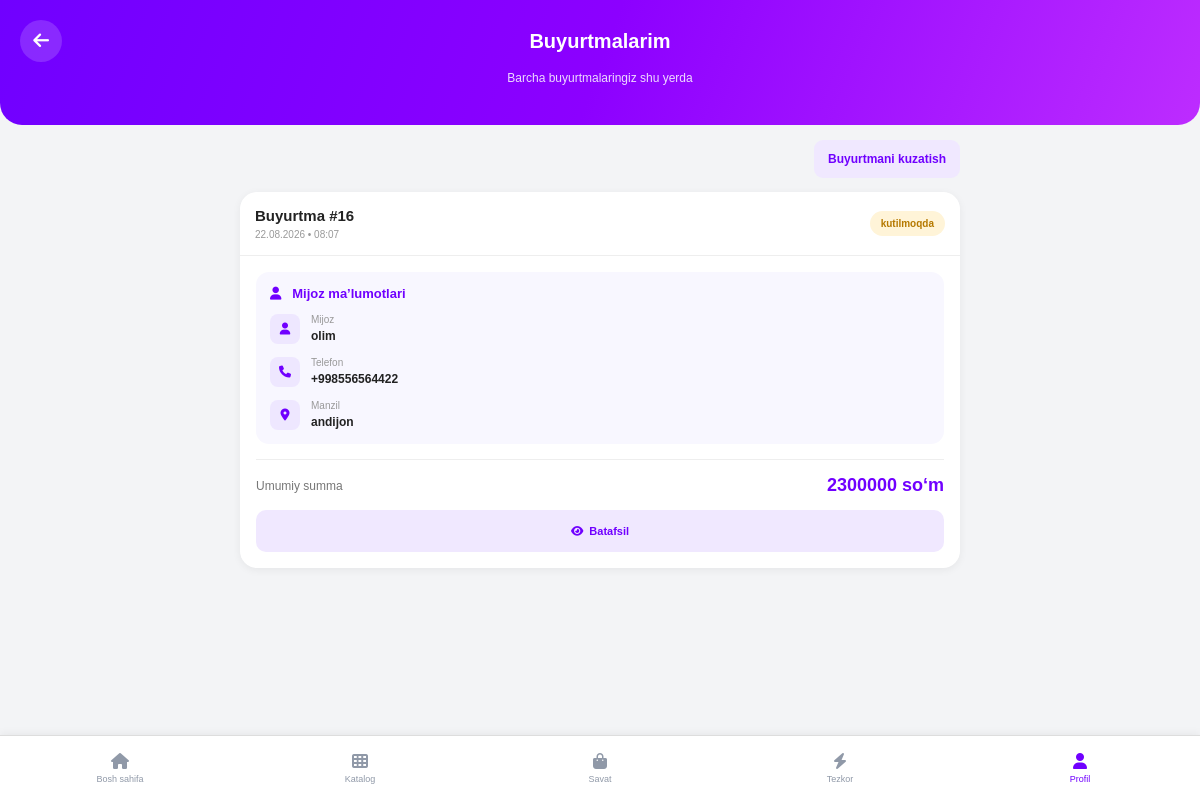
Screenshot of /buyurtmalar/ (signed in) with the database file from the repository.
### Xaridapp/models.py (models this page shows, shortened)
class Order(models.Model):
    STATUS_CHOICES = [
        ("Kutilmoqda", "⏳ To'lov kutilmoqda"),
        ("To'langan", "✅ To'langan"),
        ("Qabul qilindi", "📦 Qabul qilindi"),
        ("Yuborildi", "🚚 Yuborildi"),
        ("Yetkazildi", "🎉 Yetkazildi"),
        ("Bekor qilindi", "❌ Bekor qilindi"),
    ]
    user = models.ForeignKey(
        settings.AUTH_USER_MODEL,
        on_delete=models.CASCADE,
        related_name="orders",
        null=True,
        blank=True
    )
    mijoz_nomi = models.CharField(
        max_length=100,
        verbose_name="Mijoz nomi"
    )
    telefon_raqami = models.CharField(
        max_length=20,
        verbose_name="Telefon raqami"
    )
    manzil = models.TextField(
        verbose_name="Manzil"
    )
    umumiy_narx = models.DecimalField(
        max_digits=12,
        decimal_places=2,
        verbose_name="Umumiy narx"
    )
    maqom = models.CharField(
        max_length=50,
        choices=STATUS_CHOICES,
        default="Kutilmoqda",
        verbose_name="Buyurtma holati"
    )
    yaratilgan_at = models.DateTimeField(
        auto_now_add=True,
        verbose_name="Yaratilgan vaqt"
    )
    inventory_restored = models.BooleanField(default=False)
    class Meta:
        verbose_name = "Buyurtma"
        verbose_name_plural = "Buyurtmalar"
        ordering = ["-yaratilgan_at"]

### Xaridapp/views.py (the view)
# urls.py: path("buyurtmalar/", views.orders, name="buyurtmalar"),
@login_required
def orders(request):
    buyurtmalar = Order.objects.filter(
        user=request.user
    ).order_by(
        "-yaratilgan_at"
    )
    qidiruv = request.GET.get(
        "qidiruv",
        ""
    ).strip()
    if qidiruv:
        buyurtmalar = buyurtmalar.filter(
            mijoz_nomi__icontains=qidiruv
        )
    return render(
        request,
        "Xaridapp/buyurtmalar.html",
        {
            "buyurtmalar": buyurtmalar,
            "qidiruv": qidiruv
        }
    )

### Xaridapp/templates/Xaridapp/buyurtmalar.html (shortened to what this page needs)
{% load static %}
<!DOCTYPE html>
<html lang="uz">
<head>
    <link rel="stylesheet"
          href="https://cdnjs.cloudflare.com/ajax/libs/font-awesome/6.5.0/css/all.min.css">
</head>
<body>
<header class="header">
    <div class="header-top">
        <a href="{% url 'profile' %}" class="back-btn">
            <i class="fa-solid fa-arrow-left"></i>
        </a>
        <div class="header-title">
            Buyurtmalarim
        </div>
    </div>
    <div class="header-subtitle">
        Barcha buyurtmalaringiz shu yerda
    </div>
</header>
<main class="content">
    <div style="display:flex;justify-content:flex-end;margin:0 0 14px;">
        <a href="{% url 'order_tracking' %}" style="display:inline-flex;align-items:center;min-height:38px;padding:0 14px;border-radius:9px;background:#f0e8ff;color:#7000ff;font-size:12px;font-weight:700;">
            Buyurtmani kuzatish
        </a>
    </div>
{% if buyurtmalar %}
    {% for order in buyurtmalar %}
        <div class="order-card">
            <div class="order-top">
                <div>
                    <div class="order-number">
                        Buyurtma #{{ order.id }}
                    </div>
                    <div class="order-date">
                        {{ order.yaratilgan_at|date:"d.m.Y • H:i" }}
                    </div>
                </div>
                {% if order.maqom == "Kutilmoqda" %}
                    <div class="status pending">
                        ⏳ To‘lov kutilmoqda
                    </div>
                {% elif order.maqom == "To‘langan" %}
                    <div class="status paid">
                        ✓ To‘langan
                    </div>
                {% elif order.maqom == "Tayyorlanmoqda" %}
                    <div class="status processing">
                        📦 Tayyorlanmoqda
                    </div>
                {% elif order.maqom == "Yetkazilmoqda" %}
                    <div class="status shipping">
                        🚚 Yetkazilmoqda
                    </div>
                {% elif order.maqom == "Yetkazildi" %}
                    <div class="status delivered">
                        ✓ Yetkazildi
                    </div>
                {% elif order.maqom == "Bekor qilingan" %}
                    <div class="status cancelled">
                        ✕ Bekor qilingan
                    </div>
                {% else %}
                    <div class="status pending">
                        {{ order.maqom }}
                    </div>
                {% endif %}
            </div>
            <div class="order-body">
                <div class="customer-box">
                    <div class="customer-title">
                        <i class="fa-solid fa-user"></i>
                        &nbsp; Mijoz ma’lumotlari
                    </div>
                    <div class="customer-row">
                        <div class="customer-icon">
                            <i class="fa-solid fa-user"></i>
                        </div>
                        <div class="customer-content">
                            <div class="customer-label">
                                Mijoz
                            </div>
                            <div class="customer-value">
                                {% if order.mijoz_nomi %}
                                    {{ order.mijoz_nomi }}
                                {% else %}
                                    Ma'lumot kiritilmagan
                                {% endif %}
                            </div>
                        </div>
                    </div>
                    <div class="customer-row">
                        <div class="customer-icon">
                            <i class="fa-solid fa-phone"></i>
                        </div>
                        <div class="customer-content">
                            <div class="customer-label">
                                Telefon
                            </div>
                            <div class="customer-value">
                                {% if order.telefon_raqami %}
                                    {{ order.telefon_raqami }}
                                {% else %}
                                    Telefon kiritilmagan
                                {% endif %}
                            </div>
                        </div>
                    </div>
                    <div class="customer-row">
                        <div class="customer-icon">
                            <i class="fa-solid fa-location-dot"></i>
                        </div>
                        <div class="customer-content">
                            <div class="customer-label">
                                Manzil
                            </div>
                            <div class="customer-value">
                                {% if order.manzil %}
                                    {{ order.manzil }}
                                {% else %}
                                    Manzil kiritilmagan
                                {% endif %}
                            </div>
                        </div>
                    </div>
                </div>
                <div class="divider"></div>
                <div class="order-bottom">
                    <div class="total-label">
                        Umumiy summa
                    </div>
                    <div class="total-price">
                        {{ order.umumiy_narx|floatformat:0 }} so‘m
                    </div>
                </div>
                <div class="order-buttons">
                    <a
                        href="{% url 'buyurtmalar_detail' order.id %}"
                        class="order-btn details-btn"
                    >
                        <i class="fa-solid fa-eye"></i>
                        &nbsp; Batafsil
                    </a>
                </div>
            </div>
        </div>
    {% endfor %}
{% endif %}
</main>
<nav class="bottom-nav">
    <a href="{% url 'index' %}" class="bottom-item">
        <i class="fa-solid fa-house"></i>
        <span>Bosh sahifa</span>
    </a>
    <a href="{% url 'index' %}" class="bottom-item">
        <i class="fa-solid fa-table-cells"></i>
        <span>Katalog</span>
    </a>
    <a href="{% url 'cart_view' %}" class="bottom-item">
        <i class="fa-solid fa-bag-shopping"></i>
        <span>Savat</span>
    </a>
    <a href="{% url 'index' %}" class="bottom-item">
        <i class="fa-solid fa-bolt"></i>
        <span>Tezkor</span>
    </a>
    <a href="{% url 'profile' %}" class="bottom-item active">
        <i class="fa-solid fa-user"></i>
        <span>Profil</span>
    </a>
</nav>
</body>
</html>

### Xaridapp/templates/Xaridapp/buyurtmalar.html (style rules this page uses)
* { margin: 0; padding: 0; box-sizing: border-box; }
body { font-family: Arial, Helvetica, sans-serif; background: #f3f4f6; color: #222; padding-bottom: 80px; }
a { text-decoration: none; color: inherit; }
.header { height: 125px; background: linear-gradient( 110deg, #7000ff, #8c00ff, #bd2cff ); color: white; border-radius: 0 0 22px 22px; padding: 20px; }
.header-top { display: flex; align-items: center; justify-content: space-between; }
.back-btn { width: 42px; height: 42px; border-radius: 50%; background: rgba(255,255,255,.16); display: flex; align-items: center; justify-content: center; color: white; font-size: 18px; transition: .2s; }
.header-title { font-size: 20px; font-weight: 700; }
.header-subtitle { text-align: center; font-size: 12px; margin-top: 9px; opacity: .85; }
.content { max-width: 750px; margin: auto; padding: 15px; }
.order-card { background: white; border-radius: 17px; margin-bottom: 15px; overflow: hidden; box-shadow: 0 2px 9px rgba(0,0,0,.06); }
.order-top { padding: 15px; display: flex; align-items: center; justify-content: space-between; border-bottom: 1px solid #eee; }
.order-number { font-size: 15px; font-weight: 700; }
.order-date { color: #999; font-size: 10px; margin-top: 5px; }
.status { padding: 7px 11px; border-radius: 20px; font-size: 10px; font-weight: 700; white-space: nowrap; }
.pending { background: #fff4d8; color: #b57900; }
.order-body { padding: 16px; }
.customer-box { background: #f8f7ff; border-radius: 13px; padding: 14px; }
.customer-title { color: #7000ff; font-size: 13px; font-weight: 700; margin-bottom: 13px; }
.customer-row { display: flex; align-items: flex-start; gap: 11px; margin-bottom: 12px; }
.customer-row:last-child { margin-bottom: 0; }
.customer-icon { width: 30px; height: 30px; flex-shrink: 0; background: #eee7ff; color: #7000ff; border-radius: 8px; display: flex; align-items: center; justify-content: center; font-size: 12px; }
.customer-content { flex: 1; }
.customer-label { color: #999; font-size: 10px; margin-bottom: 3px; }
.customer-value { color: #222; font-size: 12px; font-weight: 600; line-height: 1.4; word-break: break-word; }
.divider { height: 1px; background: #eee; margin: 15px 0; }
.order-bottom { display: flex; align-items: center; justify-content: space-between; margin-bottom: 14px; }
.total-label { color: #777; font-size: 12px; }
.total-price { color: #7000ff; font-size: 18px; font-weight: 800; }
.order-buttons { display: flex; gap: 10px; }
.order-btn { flex: 1; height: 42px; border-radius: 10px; display: flex; align-items: center; justify-content: center; font-size: 11px; font-weight: 700; transition: .2s; }
.details-btn { background: #f0e8ff; color: #7000ff; }
.bottom-nav { position: fixed; left: 0; right: 0; bottom: 0; height: 65px; background: white; border-top: 1px solid #ddd; display: flex; align-items: center; justify-content: space-around; z-index: 1000; box-shadow: 0 -2px 8px rgba(0,0,0,.05); }
.bottom-item { width: 20%; height: 100%; display: flex; flex-direction: column; align-items: center; justify-content: center; gap: 5px; color: #9099a8; font-size: 9px; }
.bottom-item i { font-size: 16px; }
.bottom-item.active { color: #7000ff; }

### Xaridapp/templates/Xaridapp/includes/page_transition.html (style rules this page uses)
body { animation: xaridgoPageEnter 0.5s ease-out both; }

### rows the page displays
Order: id "16", yaratilgan_at "22.08.2026 • 08:07", maqom "kutilmoqda", mijoz_nomi "olim", telefon_raqami "+998556564422", manzil "andijon", umumiy_narx "2300000"
